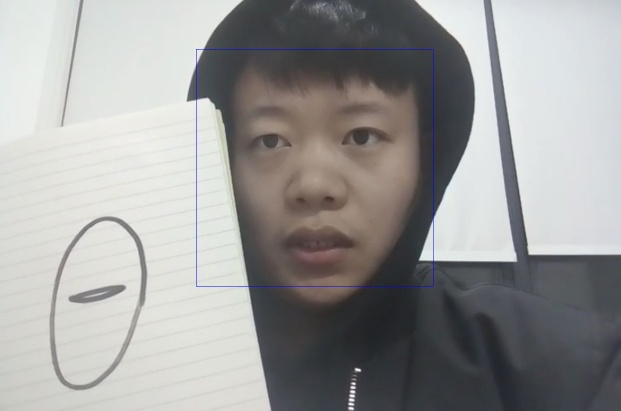
//> input picture ouput.jpg, 621 x 411 px, given in place of the camera
$ ./main   (built with g++ and OpenCV 4)
//> lines starting //> are read from the running program, lines starting //| are printed output that depends on the picture; after the words box and inside, x2 and y2 are one past the last pixel; in counts of white or black regions, pixels touching at a corner belong together
#include<opencv2/opencv.hpp>
#include<vector>

using namespace cv;
using namespace std;

int main()
{
	double scale = 2.0;

	CascadeClassifier faceCascade;  //运用haar特征的cascade方法进行面部识别
	faceCascade.load("D:\\opencv\\build\\etc\\haarcascades\\haarcascade_frontalface_alt.xml");  //本地xml配置文件

	VideoCapture cap(0);
	if (!cap.isOpened())
		return -1;

	for (;;) {
		Mat frame;
		cap >> frame;
//> frame is the input picture: 411 rows x 621 cols, CV_8UC3; mean B, G, R 154.6, 155.6, 155.9

		Mat greyscale;
		cvtColor(frame, greyscale, COLOR_BGR2GRAY);
		//为了加快识别速度，将画面进行缩放。
		resize(greyscale, greyscale, Size(greyscale.size().width / scale, greyscale.size().height / scale));
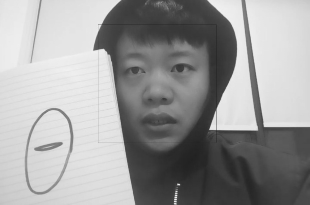
//> greyscale: 205 rows x 310 cols, CV_8UC1; min 33, max 241, mean 155.6
		//多面孔识别
		vector<Rect> faces;
		faceCascade.detectMultiScale(greyscale, faces, 1.1, 3, 0, Size(30, 30));
//> faces = 2 Rects (x, y, width, height): [24, 130, 48, 48], [95, 22, 125, 125]
		//绘制方框
		for (Rect area : faces) {
			Scalar drawColor = Scalar(255, 0, 0);
			rectangle(frame, Point(cvRound(area.x * scale),
				cvRound(area.y * scale)),
				Point(cvRound((area.x + area.width - 1) * scale), cvRound((area.y + area.height - 1) * scale)), drawColor);
		}
//> this loop made 2 passes
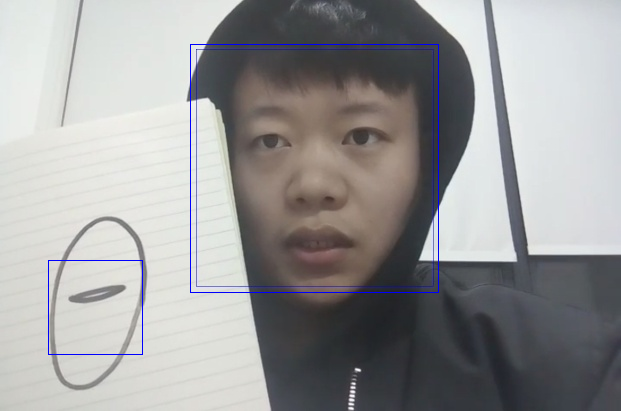
//> frame: 411 rows x 621 cols, CV_8UC3; 0.54% of pixels changed, all inside (x1, y1, x2, y2) = (48, 44, 439, 355)
		imshow("WebCam frame", frame);
		if (waitKey(30) >= 0)
//> the Esc key is pressed
			break;
	}
	return 0;
}
